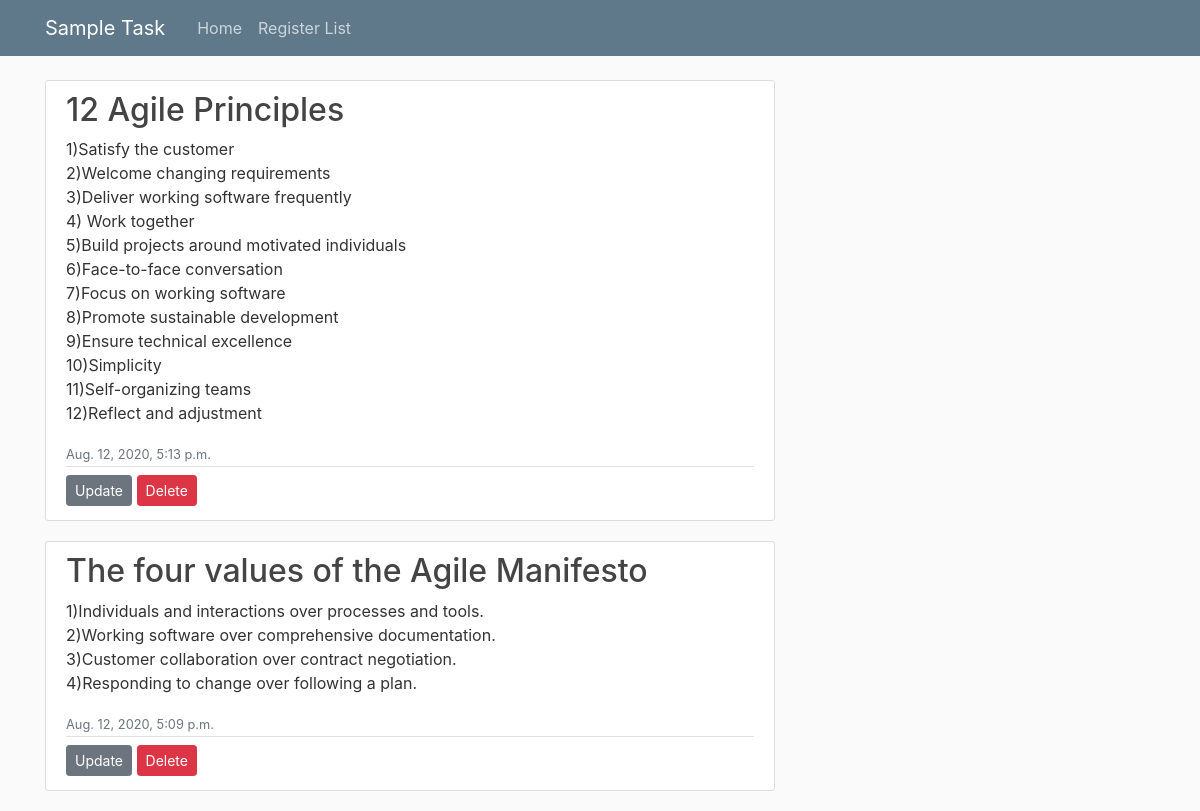
The page / on the database its author committed.
### sampletaskapi/models.py (models this page shows, shortened)
class Post(models.Model):
    titles = models.CharField(max_length=100)
    content = models.TextField()
    date_posted = models.DateTimeField(default=timezone.now)

### sampletaskapi/views.py (the view)
# urls.py: path('', PostListView.as_view(), name='home'),
class PostListView(ListView):
    model = Post
    template_name = 'sampletaskapi/home.html'  # <app>/<model>_<viewtype>.html
    context_object_name = 'posts'
    ordering = ['-date_posted']
    paginate_by = 5

### sampletaskapi/templates/sampletaskapi/home.html
{% extends "sampletaskapi/base.html" %}
{% block content %}
{% for post in posts %}
     <article class="media content-section">
          <div class="media-body">
              <div class="article-metadata">
                 <h2><a class="article-title" href="{% url 'post-detail' post.id %}">{{ post.titles }}</a></h2>
                  <p class="article-content">{{ post.content }}</p>
                 <small class="text-muted">{{ post.date_posted }}</small>
              </div>
            <a class="btn btn-secondary btn-sm mt-1 mb-1" href="{% url 'post-update' post.id %}">Update</a>
            <a class="btn btn-danger btn-sm mt-1 mb-1" href="{% url 'post-delete' post.id  %}">Delete</a>
          </div>
      </article>
{% endfor %}
{% endblock content %}

### sampletaskapi/templates/sampletaskapi/base.html (shortened to what this page needs)
{% load static %}
<!DOCTYPE html>
<html lang="en">
<head>
    <link rel="stylesheet" href="https://stackpath.bootstrapcdn.com/bootstrap/4.5.2/css/bootstrap.min.css">
    <link rel="stylesheet" type="text/css" href="{% static 'sampletaskapi/main.css' %}">
</head>
<body>
  <header class="site-header">
      <nav class="navbar navbar-expand-md navbar-dark bg-steel fixed-top">
        <div class="container">
          <a class="navbar-brand mr-4" href="{% url 'home' %}">Sample Task</a>
          <div class="collapse navbar-collapse" id="navbarToggle">
            <div class="navbar-nav mr-auto">
              <a class="nav-item nav-link" href="{% url 'home' %}">Home</a>
              <a class="nav-item nav-link" href="{% url 'post-create' %}">Register List</a>
            </div>
          </div>
        </div>
      </nav>
    </header>
    <main role="main" class="container">
      <div class="row">
        <div class="col-md-8">
         {% block content %} {% endblock content %}
</body>
</html>

### sampletaskapi/static/sampletaskapi/main.css (style rules this page uses)
body { background: #fafafa; color: #333333; margin-top: 5rem; }
h1, h2, h3, h4, h5, h6 { color: #444444; }
.bg-steel { background-color: #5f788a; }
.site-header .navbar-nav .nav-link { color: #cbd5db; }
.content-section { background: #ffffff; padding: 10px 20px; border: 1px solid #dddddd; border-radius: 3px; margin-bottom: 20px; }
.article-title { color: #444444; }
.article-content { white-space: pre-line; }
.article-metadata { padding-bottom: 1px; margin-bottom: 4px; border-bottom: 1px solid #e3e3e3 }

### rows shown on the page
Post: titles "12 Agile Principles", content "1)Satisfy the customer 2)Welcome changing requirements 3)Deliver working software frequently 4) Work together 5)Build projects around motivated individuals 6)Face-to-face conversation 7)Focus on working software 8)Promote sustainable development 9)Ensure technical excellence 10)Simplicity 11)Self-organizing teams 12)Reflect and adjustment", date_posted "Aug. 12, 2020, 5:13 p.m."
Post: titles "The four values of the Agile Manifesto", content "1)Individuals and interactions over processes and tools. 2)Working software over comprehensive documentation. 3)Customer collaboration over contract negotiation. 4)Responding to change over following a plan.", date_posted "Aug. 12, 2020, 5:09 p.m."
